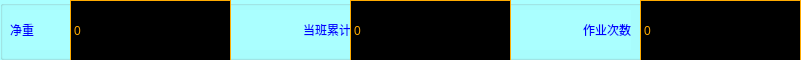
  <widget class="QGroupBox" name="groupBox_2">
   <property name="geometry">
    <rect>
     <x>0</x>
     <y>160</y>
     <width>801</width>
     <height>60</height>
    </rect>
   </property>
   <property name="sizePolicy">
    <sizepolicy hsizetype="Preferred" vsizetype="Maximum">
     <horstretch>0</horstretch>
     <verstretch>0</verstretch>
    </sizepolicy>
   </property>
   <property name="minimumSize">
    <size>
     <width>0</width>
     <height>60</height>
    </size>
   </property>
   <property name="maximumSize">
    <size>
     <width>16777215</width>
     <height>16777215</height>
    </size>
   </property>
   <property name="styleSheet">
    <string notr="true">background-color: rgb(170, 255, 255);
border-color: rgb(170, 255, 255);
color: rgb(255, 0, 0);
font: 30pt &quot;黑体&quot;;</string>
   </property>
   <property name="title">
    <string/>
   </property>
   <property name="alignment">
    <set>Qt::AlignCenter</set>
   </property>
   <widget class="QLabel" name="label_24">
    <property name="geometry">
     <rect>
      <x>10</x>
      <y>10</y>
      <width>61</width>
      <height>40</height>
     </rect>
    </property>
    <property name="sizePolicy">
     <sizepolicy hsizetype="Fixed" vsizetype="Preferred">
      <horstretch>0</horstretch>
      <verstretch>0</verstretch>
     </sizepolicy>
    </property>
    <property name="minimumSize">
     <size>
      <width>0</width>
      <height>0</height>
     </size>
    </property>
    <property name="maximumSize">
     <size>
      <width>92</width>
      <height>16777215</height>
     </size>
    </property>
    <property name="styleSheet">
     <string notr="true">background-color: rgb(170, 255, 255);
border-color: rgb(170, 255, 255);
color: rgb(0, 0, 255);
font: 20pt &quot;黑体&quot;;</string>
    </property>
    <property name="text">
     <string>净重</string>
    </property>
   </widget>
   <widget class="QLabel" name="label_25">
    <property name="geometry">
     <rect>
      <x>240</x>
      <y>10</y>
      <width>111</width>
      <height>40</height>
     </rect>
    </property>
    <property name="sizePolicy">
     <sizepolicy hsizetype="Fixed" vsizetype="Preferred">
      <horstretch>0</horstretch>
      <verstretch>0</verstretch>
     </sizepolicy>
    </property>
    <property name="minimumSize">
     <size>
      <width>0</width>
      <height>0</height>
     </size>
    </property>
    <property name="maximumSize">
     <size>
      <width>1234</width>
      <height>16777215</height>
     </size>
    </property>
    <property name="styleSheet">
     <string notr="true">background-color: rgb(170, 255, 255);
border-color: rgb(170, 255, 255);
color: rgb(0, 0, 255);
font: 20pt &quot;黑体&quot;;</string>
    </property>
    <property name="text">
     <string>当班累计</string>
    </property>
    <property name="alignment">
     <set>Qt::AlignRight|Qt::AlignTrailing|Qt::AlignVCenter</set>
    </property>
   </widget>
   <widget class="QLabel" name="label_27">
    <property name="geometry">
     <rect>
      <x>520</x>
      <y>10</y>
      <width>111</width>
      <height>40</height>
     </rect>
    </property>
    <property name="sizePolicy">
     <sizepolicy hsizetype="Fixed" vsizetype="Preferred">
      <horstretch>0</horstretch>
      <verstretch>0</verstretch>
     </sizepolicy>
    </property>
    <property name="minimumSize">
     <size>
      <width>0</width>
      <height>0</height>
     </size>
    </property>
    <property name="maximumSize">
     <size>
      <width>165</width>
      <height>16777215</height>
     </size>
    </property>
    <property name="styleSheet">
     <string notr="true">background-color: rgb(170, 255, 255);
border-color: rgb(170, 255, 255);
color: rgb(0, 0, 255);
font: 20pt &quot;黑体&quot;;</string>
    </property>
    <property name="text">
     <string>作业次数</string>
    </property>
    <property name="alignment">
     <set>Qt::AlignRight|Qt::AlignTrailing|Qt::AlignVCenter</set>
    </property>
   </widget>
   <widget class="QLabel" name="OnDutySumLab">
    <property name="geometry">
     <rect>
      <x>350</x>
      <y>0</y>
      <width>161</width>
      <height>61</height>
     </rect>
    </property>
    <property name="sizePolicy">
     <sizepolicy hsizetype="Fixed" vsizetype="Preferred">
      <horstretch>0</horstretch>
      <verstretch>0</verstretch>
     </sizepolicy>
    </property>
    <property name="minimumSize">
     <size>
      <width>100</width>
      <height>0</height>
     </size>
    </property>
    <property name="maximumSize">
     <size>
      <width>1000</width>
      <height>16777215</height>
     </size>
    </property>
    <property name="styleSheet">
     <string notr="true">background-color: rgb(0, 0, 0);
border-color: rgb(170, 255, 255);
color: rgb(255, 170, 0);
font: 45pt &quot;黑体&quot;;</string>
    </property>
    <property name="frameShape">
     <enum>QFrame::Box</enum>
    </property>
    <property name="text">
     <string>0</string>
    </property>
   </widget>
   <widget class="QLabel" name="NetWeightLab">
    <property name="geometry">
     <rect>
      <x>70</x>
      <y>0</y>
      <width>161</width>
      <height>61</height>
     </rect>
    </property>
    <property name="sizePolicy">
     <sizepolicy hsizetype="Fixed" vsizetype="Preferred">
      <horstretch>0</horstretch>
      <verstretch>0</verstretch>
     </sizepolicy>
    </property>
    <property name="minimumSize">
     <size>
      <width>100</width>
      <height>0</height>
     </size>
    </property>
    <property name="maximumSize">
     <size>
      <width>1000</width>
      <height>16777215</height>
     </size>
    </property>
    <property name="styleSheet">
     <string notr="true">background-color: rgb(0, 0, 0);
border-color: rgb(170, 255, 255);
color: rgb(255, 170, 0);
font: 45pt &quot;黑体&quot;;</string>
    </property>
    <property name="frameShape">
     <enum>QFrame::Box</enum>
    </property>
    <property name="text">
     <string>0</string>
    </property>
   </widget>
   <widget class="QLabel" name="WorkTimesLab">
    <property name="geometry">
     <rect>
      <x>640</x>
      <y>0</y>
      <width>161</width>
      <height>61</height>
     </rect>
    </property>
    <property name="sizePolicy">
     <sizepolicy hsizetype="Fixed" vsizetype="Preferred">
      <horstretch>0</horstretch>
      <verstretch>0</verstretch>
     </sizepolicy>
    </property>
    <property name="minimumSize">
     <size>
      <width>100</width>
      <height>0</height>
     </size>
    </property>
    <property name="maximumSize">
     <size>
      <width>1000</width>
      <height>16777215</height>
     </size>
    </property>
    <property name="styleSheet">
     <string notr="true">background-color: rgb(0, 0, 0);
border-color: rgb(170, 255, 255);
color: rgb(255, 170, 0);
font: 45pt &quot;黑体&quot;;</string>
    </property>
    <property name="frameShape">
     <enum>QFrame::Box</enum>
    </property>
    <property name="text">
     <string>0</string>
    </property>
   </widget>
  </widget>
